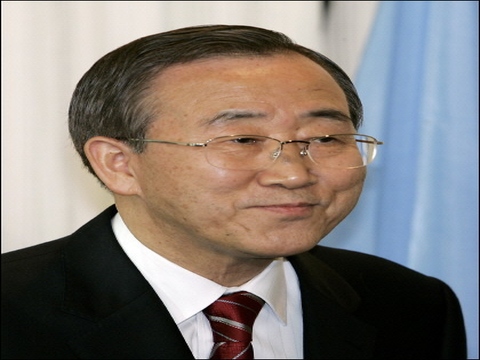
#> input picture data/ears/annotations/detection/testannot_rect/0003.png, 480 x 360 px
$ python -i preprocess.py   (imports and definitions only)
#> lines starting #> are read from the running program, lines starting #| are printed output that depends on the picture; after the words box and inside, x2 and y2 are one past the last pixel; in counts of white or black regions, pixels touching at a corner belong together
#> further down, picture is the input picture: shape (360, 480, 3); mean B, G, R 119.8, 124.1, 131.2
import cv2, numpy as np

class Preprocess:

    def histogram_equlization_rgb(self, img):
        # IOU: 23,54%
        intensity_img = cv2.cvtColor(img, cv2.COLOR_BGR2YCrCb)
        intensity_img[:, :, 0] = cv2.equalizeHist(intensity_img[:, :, 0])
        img = cv2.cvtColor(intensity_img, cv2.COLOR_YCrCb2BGR)

        return img

    def histogram_equlization_g(self, img):
        # IOU: 25,12%
        img = cv2.equalizeHist(img)

        return img


    def sharpen(self, img):
        # IOU: 18,75%
        kernel = np.array([[0, -1, 0],
                   [-1, 5,-1],
                   [0, -1, 0]])
        image_sharp = cv2.filter2D(src=img, ddepth=-1, kernel=kernel)

        return image_sharp

    def increase_brightness(self, img, value=30):
        # IOU: 27,63%
#> called with value = 30
        hsv = cv2.cvtColor(img, cv2.COLOR_BGR2HSV)
#> hsv: shape (360, 480, 3); mean H, S, V 46.4, 82, 144.1
        h, s, v = cv2.split(hsv)
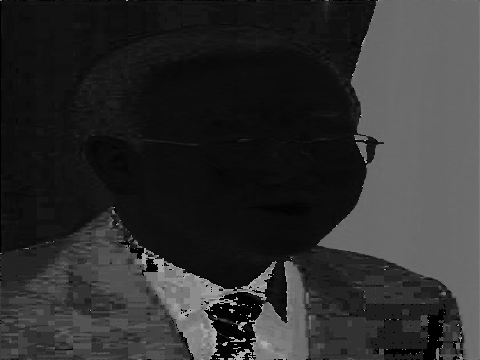
#> h: shape (360, 480); min 0, max 179, mean 46.4
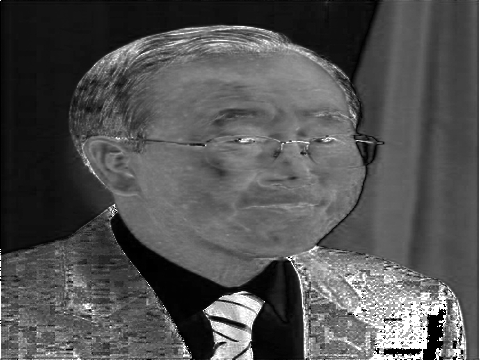
#> s: shape (360, 480); min 0, max 255, mean 82
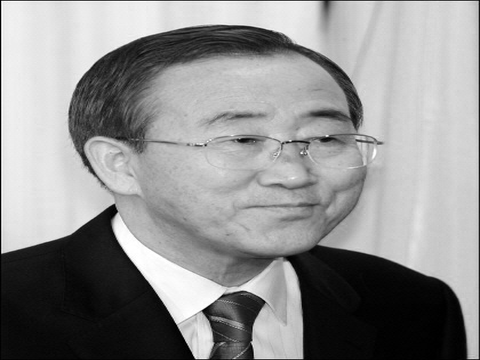
#> v: shape (360, 480); min 0, max 255, mean 144.1
        lim = 255 - value
        v[v > lim] = 255
#> v: shape (360, 480); 13.62% of pixels changed, all inside (x1, y1, x2, y2) = (2, 1, 468, 359)
        v[v <= lim] += value
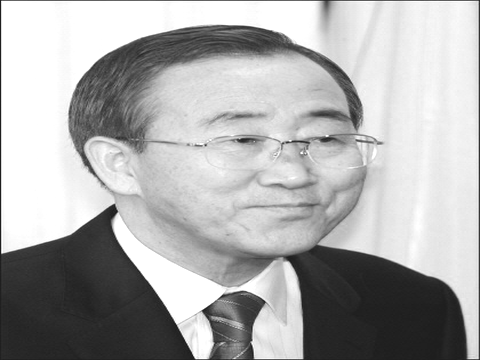
#> v: shape (360, 480); min 30, max 255, mean 172.8
        final_hsv = cv2.merge((h, s, v))
#> final_hsv: shape (360, 480, 3); mean H, S, V 46.4, 82, 172.8
        img = cv2.cvtColor(final_hsv, cv2.COLOR_HSV2BGR)
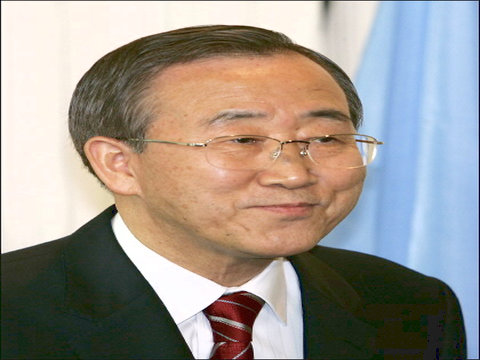
#> img: shape (360, 480, 3); mean B, G, R 140.9, 148.7, 156.3

        return img

>>> import cv2
>>> picture = cv2.imread('../data/ears/annotations/detection/testannot_rect/0003.png')
>>> result = Preprocess().increase_brightness(picture)

$ run again, on data/ears/annotations/detection/testannot_rect/0004.png
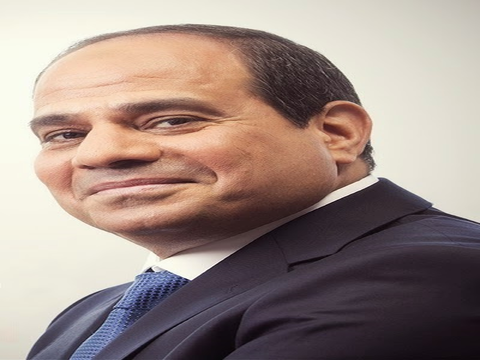
#> input picture data/ears/annotations/detection/testannot_rect/0004.png, 480 x 360 px
#> picture is the input picture: shape (360, 480, 3); mean B, G, R 133.6, 140.3, 157.9
#> hsv: shape (360, 480, 3); mean H, S, V 60.2, 55.8, 160
#> in increase_brightness, `h, s, v = cv2.split(hsv)`:
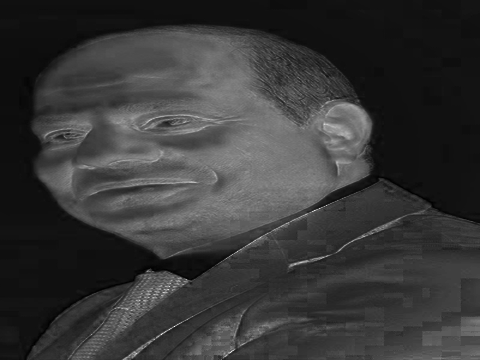
#> s: shape (360, 480); min 0, max 255, mean 55.8
#> final_hsv: shape (360, 480, 3); mean H, S, V 60.2, 55.8, 185.2
#> in increase_brightness, `img = cv2.cvtColor(final_hsv, cv2.COLOR_HSV2BGR)`:
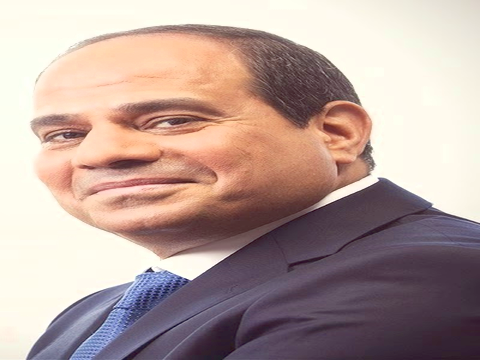
#> img: shape (360, 480, 3); mean B, G, R 154.5, 160.3, 182.5

$ run again, on data/ears/annotations/detection/testannot_rect/0005.png
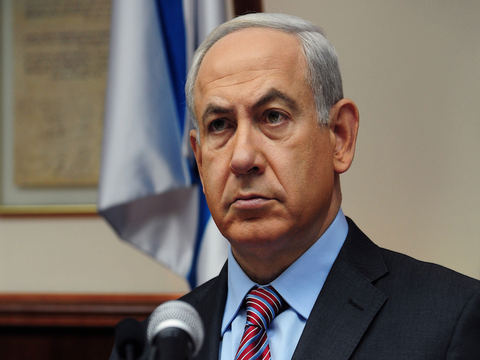
#> input picture data/ears/annotations/detection/testannot_rect/0005.png, 480 x 360 px
#> picture is the input picture: shape (360, 480, 3); mean B, G, R 101.5, 108.9, 119.8
#> hsv: shape (360, 480, 3); mean H, S, V 50.9, 75.1, 127.9
#> in increase_brightness, `v[v <= lim] += value`:
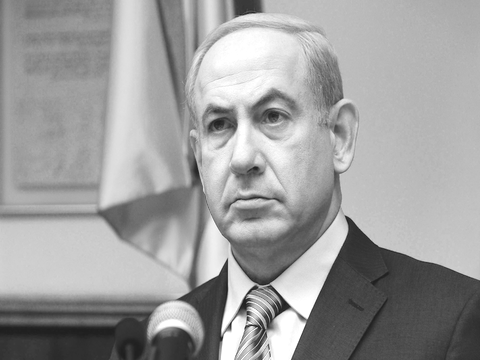
#> v: shape (360, 480); min 30, max 255, mean 157.8
#> final_hsv: shape (360, 480, 3); mean H, S, V 50.9, 75.1, 157.8
#> in increase_brightness, `img = cv2.cvtColor(final_hsv, cv2.COLOR_HSV2BGR)`:
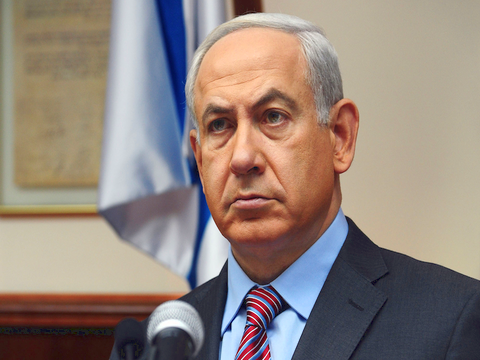
#> img: shape (360, 480, 3); mean B, G, R 124.9, 133, 147.1

$ run again, on data/ears/annotations/detection/testannot_rect/0008.png
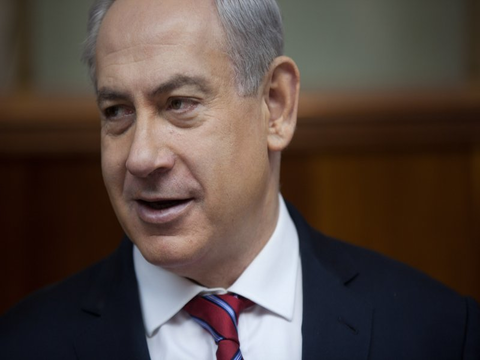
#> input picture data/ears/annotations/detection/testannot_rect/0008.png, 480 x 360 px
#> picture is the input picture: shape (360, 480, 3); mean B, G, R 65.1, 71.4, 85.1
#> hsv: shape (360, 480, 3); mean H, S, V 44.8, 116.1, 89.9
#> in increase_brightness, `v[v <= lim] += value`:
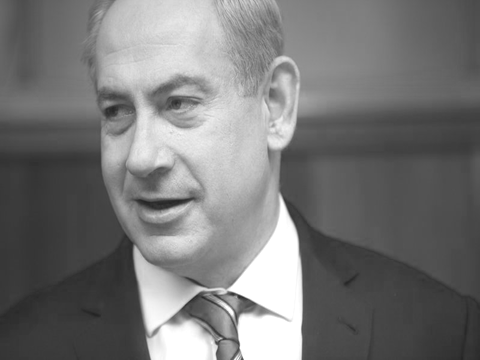
#> v: shape (360, 480); min 36, max 255, mean 119.3
#> final_hsv: shape (360, 480, 3); mean H, S, V 44.8, 116.1, 119.3
#> in increase_brightness, `img = cv2.cvtColor(final_hsv, cv2.COLOR_HSV2BGR)`:
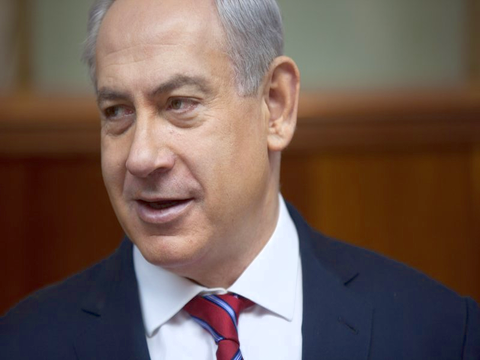
#> img: shape (360, 480, 3); mean B, G, R 83.3, 91.6, 111.7
